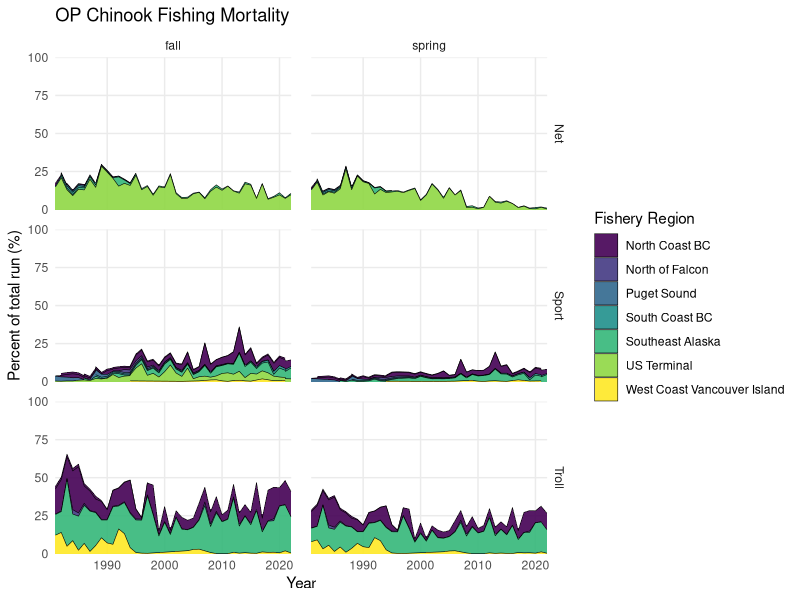
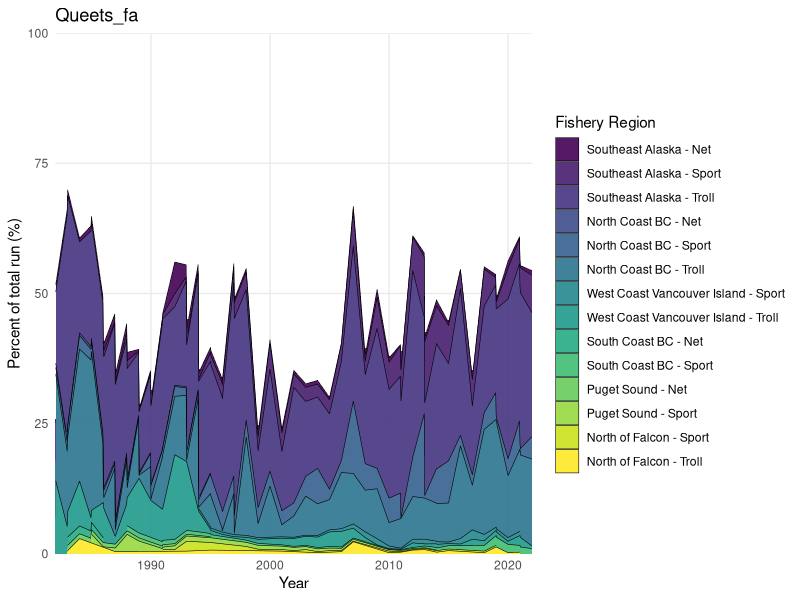
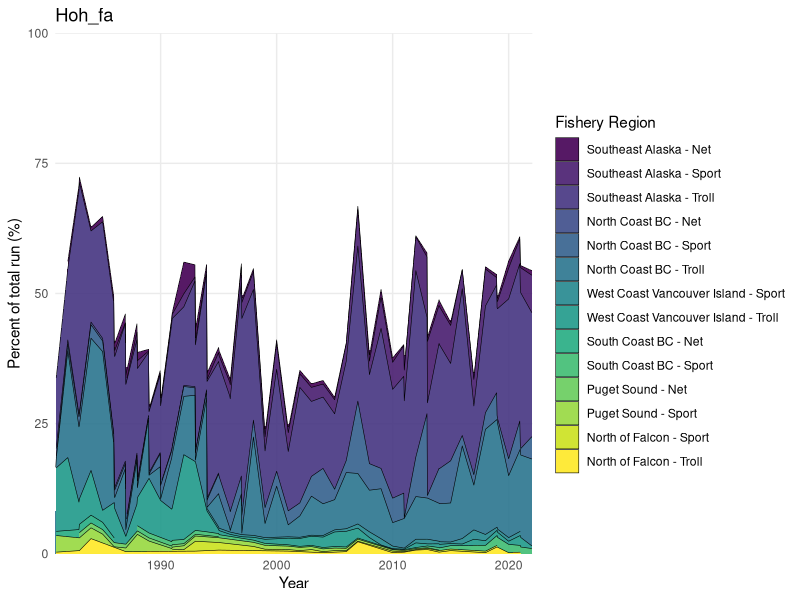
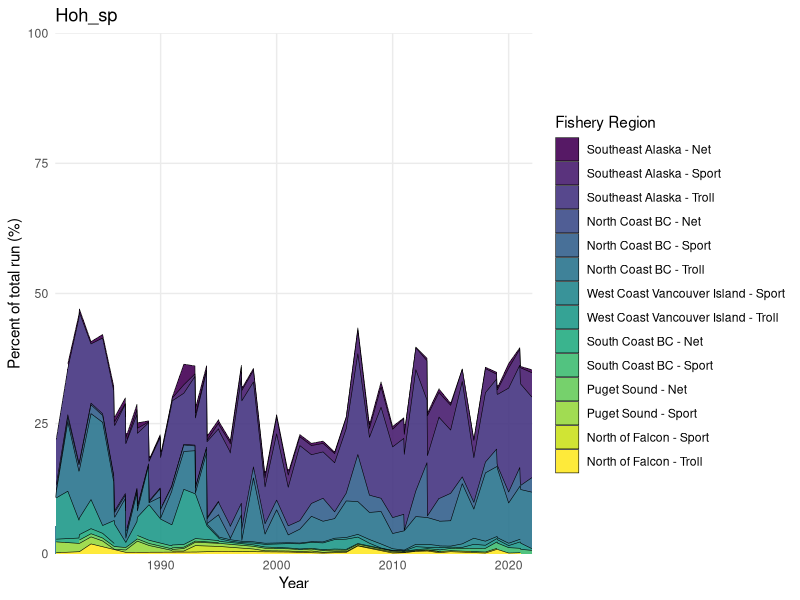
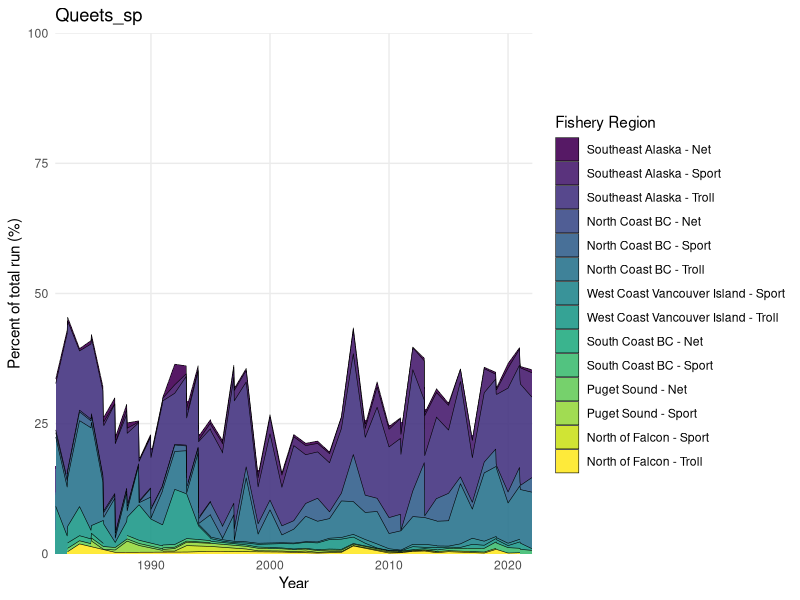
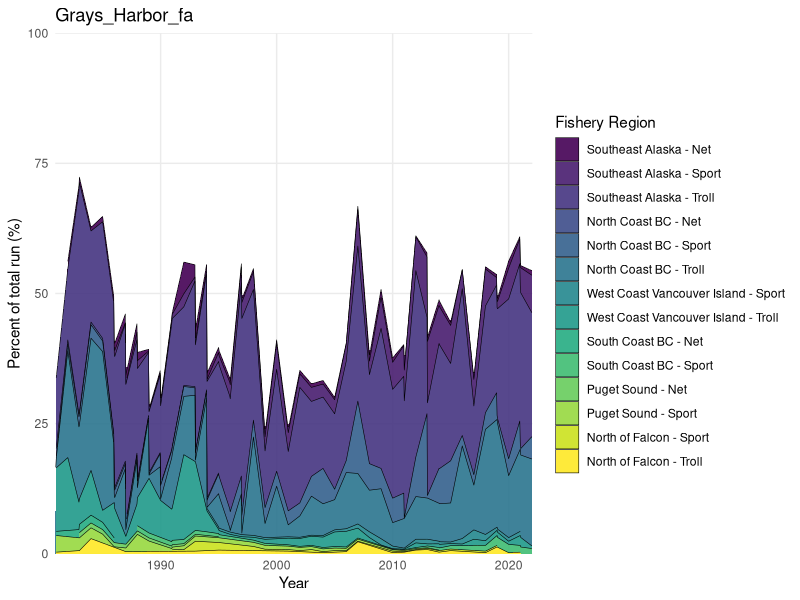
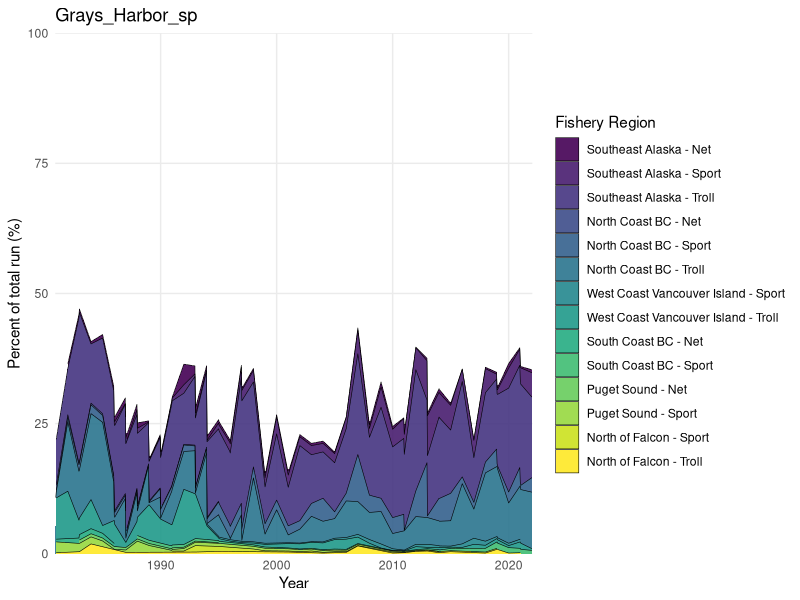
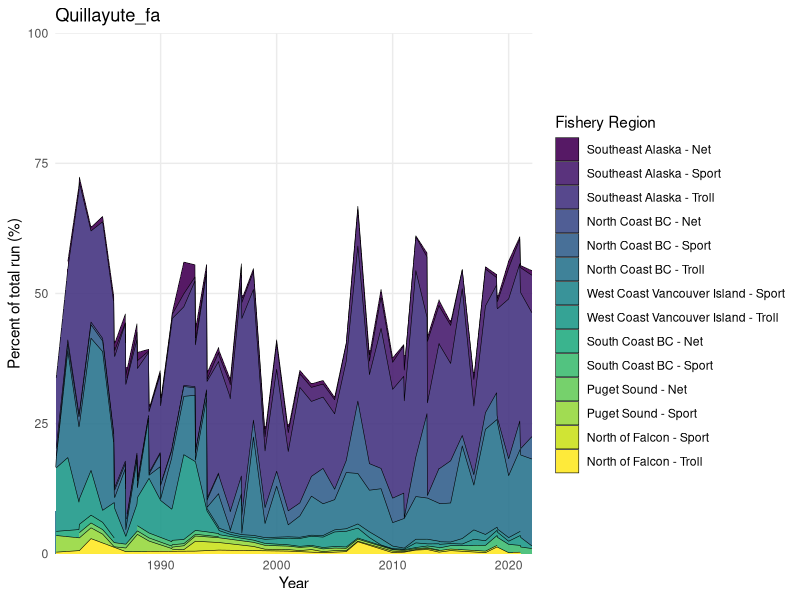

These figures' R source, in order: (Note: this script raises an error after producing the figures.)
library(tidyverse)
library(here)
library(readxl)
library(viridis)

# columns are the region_ either: n=Net, s=Sport, t=Troll.
col_index <- which(names(data) == "er")
col_index

data <- readxl::read_excel("data/PSTChinookCWT_data_April18_2025.xlsx") %>%
  filter(region == "OP")
 

total_run_df<-data %>%  
  dplyr::select( year,population,region,total_run)

catch_distributions <- data %>%
  dplyr::select(c(1:39)) %>%
  gather(4:ncol(.), key = "fishery_region", value = "percent_mort") %>%
  dplyr::mutate(percent_mort = as.numeric(percent_mort)) %>%
  # check these with will.... only want to remove things that represent duplicate mortality
  # leave in terminal fishing?? 
  filter(!fishery_region %in% c("US_is_tot",
                        "nbc_is_tot",
                        "aabm_tot",
                        "sbc_is_tot", 
                        "esc_pct",
                        "er", #   Exploitation rate 
                        "term_tot"
                        ))



# OP individual runs =====
## Seperated by Fishery Region ==== 
OP_individ_run_fish <- catch_distributions %>%
  filter(region == "OP") %>% 
  # filter(population %in% c("Quillayute_fa","Queets_fa","Hoh_fa","Hoh_sp","Queets_sp")) %>% # include Grays harbor
  dplyr::mutate(run = case_when(str_ends(population, "_fa") ~ "Fall",
                                   str_ends(population, "_sp") ~ "Spring",
                                   TRUE ~ "NA")) %>% 
  # left_join(total_run_df) %>% 
  # dplyr::mutate(total_run = as.numeric(total_run),
  #               number_mort = total_run*percent_mort) %>%
  # group_by(year, region, population,season, fishery_region) %>%
  # dplyr::summarise(total_mort = sum(number_mort),
  #                  total_run = sum(total_run)) %>% 
  dplyr::mutate(#percent_mort = total_mort/total_run,
                gear = case_when(
                  str_ends(fishery_region, "_t") ~ "Troll",
                  str_ends(fishery_region, "_n") ~ "Net",
                  str_ends(fishery_region, "_s") ~ "Sport",
                  TRUE                           ~ "NA"),
                broad_region = case_when(
                  # Alaska
                  str_detect(fishery_region, "^seak")     ~ "Southeast Alaska",
                  str_detect(fishery_region, "^ak_term")  ~ "Alaska Terminal",
                  
                  # Canada
                  str_detect(fishery_region, "^wcvi")     ~ "West Coast Vancouver Island",
                  str_detect(fishery_region, "^nbc")      ~ "North Coast BC",
                  str_detect(fishery_region, "^sbc")      ~ "South Coast BC",
                  str_detect(fishery_region, "^can_term") ~ "Canada Terminal",
                  
                  # South of Falcon (US)
                  str_detect(fishery_region, "^sfalc")    ~ "South of Falcon",
                  str_detect(fishery_region, "^nfalc")    ~ "North of Falcon",
                  str_detect(fishery_region, "^wac")      ~ "Washington Coast",
                  str_detect(fishery_region, "^PS")       ~ "Puget Sound",
                  str_detect(fishery_region, "^US_term")  ~ "US Terminal",
                  
                  # Other
                  fishery_region == "stray"               ~ "Stray",
                  TRUE                                    ~ "NA"),
            
                # Create better labels
                fishery_label = case_when(
                  str_ends(fishery_region, "_t") ~ paste0(broad_region, " - Troll"),
                  str_ends(fishery_region, "_n") ~ paste0(broad_region, " - Net"),
                  str_ends(fishery_region, "_s") ~ paste0(broad_region, " - Sport"),
                  fishery_region == "stray"      ~ "Stray",
                  TRUE                           ~ fishery_region
                ),
                fishery_label = factor(fishery_label, levels = c(
                
                  "Southeast Alaska - Net", 
                  "Southeast Alaska - Sport",
                  "Southeast Alaska - Troll",
                  # "Alaska Terminal",
                  
                  "North Coast BC - Net",
                  "North Coast BC - Sport",
                  "North Coast BC - Troll",
                  
                  "West Coast Vancouver Island - Sport",
                  "West Coast Vancouver Island - Troll",
                  
                  "South Coast BC - Net",
                  "South Coast BC - Sport",
                  "South Coast BC - Troll",
                  
                  # "Canada Terminal",
                  
                  "Puget Sound - Net",  
                  "Puget Sound - Sport",  
                  
                  "Washington Coast - Net",
                  
                  "North of Falcon - Sport", 
                  "North of Falcon - Troll", 
                  
                  "South of Falcon - Sport",
                  "South of Falcon - Troll" 
                  # "US Terminal",
                  # "Stray",
                  # "NA"
                ))) %>%
  filter(!is.na(fishery_label))

## run a loop to make the plot for each river because itll be easier to see =====
op_pops <- unique(OP_individ_run_fish$population)
plot_list <- list()

for (i in 1:length(op_pops)) {
  name <- op_pops[[i]]
  
  plot_list[[i]] <- ggplot(OP_individ_run_fish %>% filter( population == name,
                                                           !is.na(gear), 
                                                           !gear == "NA", 
                                                           !percent_mort ==0),
                           aes(x = year,
                               y = percent_mort,
                               group = fishery_label,   # preserves original %s
                               fill  = fishery_label )) +
    geom_area(color = "black", size = 0.2, alpha = 0.9) +
    # facet_grid(gear~ season) +
    scale_y_continuous(
      limits = c(0, 100),
      expand = c(0, 0),
      name = "Percent of total run (%)"
    ) +
    scale_x_continuous(
      name = "Year",
      expand = c(0, 0)
    ) +
    labs(fill = "Fishery Region", title = paste0(name)) +
    theme_minimal() +
    theme(
      panel.grid.minor = element_blank(),
      panel.spacing = unit(1, "lines")
    ) + 
    scale_fill_viridis_d()
}

for(i in seq_along(plot_list)) {
  name = op_pops[[i]]
  ggsave(paste0("output/plots/OP_Chinook_Regions_", name, ".jpeg"),
         plot = plot_list[[i]], 
         width = 8, height = 6)
}



# OP ======= 
Oly_Pen_fish <- catch_distributions %>%
  filter(region == "OP") %>% 
  # filter(population %in% c("Quillayute_fa","Queets_fa","Hoh_fa","Hoh_sp","Queets_sp")) %>% # include Grays harbor
  dplyr::mutate(season = case_when(str_ends(population, "_fa") ~ "fall",
                                   str_ends(population, "_sp") ~ "spring",
                                   TRUE ~ "NA")) %>%
  # left_join(data %>% select( year,population,region,total_run)) %>%
  left_join(total_run_df) %>% 
  dplyr::mutate(total_run = as.numeric(total_run),
                number_mort = total_run*percent_mort) %>%
  group_by(year, region, season, fishery_region) %>%
  dplyr::summarise(total_mort = sum(number_mort),
                   total_run = sum(total_run)) %>% 
  dplyr::mutate(percent_mort = total_mort/total_run,
                gear = case_when(
                  str_ends(fishery_region, "_t") ~ "Troll",
                  str_ends(fishery_region, "_n") ~ "Net",
                  str_ends(fishery_region, "_s") ~ "Sport",
                  # fishery_region == "stray"      ~ "stray",
                  TRUE                           ~ "NA"),
                broad_region = case_when(
                  # Alaska
                  str_detect(fishery_region, "^seak")     ~ "Southeast Alaska",
                  str_detect(fishery_region, "^ak_term")  ~ "Alaska Terminal",
                  
                  # Canada
                  str_detect(fishery_region, "^wcvi")     ~ "West Coast Vancouver Island",
                  str_detect(fishery_region, "^nbc")      ~ "North Coast BC",
                  str_detect(fishery_region, "^sbc")      ~ "South Coast BC",
                  str_detect(fishery_region, "^can_term") ~ "Canada Terminal",
                  
                  # South of Falcon (US)
                  str_detect(fishery_region, "^sfalc")    ~ "South of Falcon",
                  str_detect(fishery_region, "^nfalc")    ~ "North of Falcon",
                  str_detect(fishery_region, "^wac")      ~ "Washington Coast",
                  str_detect(fishery_region, "^PS")       ~ "Puget Sound",
                  str_detect(fishery_region, "^US_term")  ~ "US Terminal",
                  
                  # Other
                  fishery_region == "stray"               ~ "Stray",
                  TRUE                                    ~ "NA"))


OP_FM <- ggplot(Oly_Pen_fish %>% filter(!is.na(gear), !gear == "NA", !percent_mort ==0),
                aes(x = year,
                    y = percent_mort,
                    group = fishery_region,   # preserves original %s
                    fill  = broad_region )) +
  geom_area(color = "black", size = 0.2, alpha = 0.9) +
  facet_grid(gear~ season) +
  scale_y_continuous(
    limits = c(0, 100),
    expand = c(0, 0),
    name = "Percent of total run (%)"
  ) +
  scale_x_continuous(
    name = "Year",
    expand = c(0, 0)
  ) +
  labs(fill = "Fishery Region", title = "OP Chinook Fishing Mortality") +
  theme_minimal() +
  theme(
    panel.grid.minor = element_blank(),
    panel.spacing = unit(1, "lines")
  ) + 
  scale_fill_viridis_d()

OP_FM
ggsave("plots/OP_Chinook_FishingMortality.jpeg", width = 8, height = 6)


# Northern OR Coast ======
N_OR_fish <- catch_distributions %>% 
  filter(region == "OC") %>% 
  # left_join(data %>% select( year,population,region,total_run)) %>%
  left_join(total_run_df) %>% 
  dplyr::mutate(total_run = as.numeric(total_run),
                number_mort = total_run*percent_mort) %>%
  group_by(year, region, fishery_region) %>%
  dplyr::summarise(total_mort = sum(number_mort),
                   total_run = sum(total_run)) %>% 
  dplyr::mutate(percent_mort = total_mort/total_run,
                gear = case_when(
                  str_ends(fishery_region, "_t") ~ "Troll",
                  str_ends(fishery_region, "_n") ~ "Net",
                  str_ends(fishery_region, "_s") ~ "Sport",
                  # fishery_region == "stray"      ~ "stray",
                  TRUE                           ~ "NA"),
                broad_region = case_when(
                  # Alaska
                  str_detect(fishery_region, "^seak")     ~ "Southeast Alaska",
                  str_detect(fishery_region, "^ak_term")  ~ "Alaska Terminal",
                  
                  # Canada
                  str_detect(fishery_region, "^wcvi")     ~ "West Coast Vancouver Island",
                  str_detect(fishery_region, "^nbc")      ~ "North Coast BC",
                  str_detect(fishery_region, "^sbc")      ~ "South Coast BC",
                  str_detect(fishery_region, "^can_term") ~ "Canada Terminal",
                  
                  # South of Falcon (US)
                  str_detect(fishery_region, "^sfalc")    ~ "South of Falcon",
                  str_detect(fishery_region, "^nfalc")    ~ "North of Falcon",
                  str_detect(fishery_region, "^wac")      ~ "Washington Coast",
                  str_detect(fishery_region, "^PS")       ~ "Puget Sound",
                  str_detect(fishery_region, "^US_term")  ~ "US Terminal",
                  
                  # Other
                  fishery_region == "stray"               ~ "Stray",
                  TRUE                                    ~ "NA"))

N_OR_FM <- ggplot(N_OR_fish %>% filter(!is.na(gear), 
                                       !gear == "NA", 
                                       !percent_mort ==0),
                aes(x = year,
                    y = percent_mort,
                    group = fishery_region,   # preserves original %s
                    fill  = broad_region )) +
  geom_area(color = "black", size = 0.2, alpha = 0.9) +
  facet_grid( ~ gear) +
  scale_y_continuous(
    limits = c(0, 100),
    expand = c(0, 0),
    name = "Percent of total run (%)"
  ) +
  scale_x_continuous(
    name = "Year",
    expand = c(0, 0)
  ) +
  labs(fill = "Fishery Region", title = "N OR Chinook Fishing Mortality") +
  theme_minimal() +
  theme(
    panel.grid.minor = element_blank(),
    panel.spacing = unit(1, "lines")
  ) + 
  scale_fill_viridis_d()

N_OR_FM
ggsave("plots/NOR_Chinook_FishingMortality.jpeg", width = 8, height = 6)

# Nisqually ======= 
Nisqually_fish <- catch_distributions %>%
  filter(population == "Nisqually") %>% 
  # filter(population %in% c("Quillayute_fa","Queets_fa","Hoh_fa","Hoh_sp","Queets_sp")) %>% # include Grays harbor
  # dplyr::mutate(season = case_when(str_ends(population, "_fa") ~ "fall",
  #                                  str_ends(population, "_sp") ~ "spring",
  #                                  TRUE ~ "NA")) %>%
  # left_join(data %>% select( year,population,region,total_run)) %>%
  # left_join(total_run_df) %>% 
  # dplyr::mutate(total_run = as.numeric(total_run),
  #               number_mort = total_run*percent_mort) %>%
  # group_by(year, region, season, fishery_region) %>%
  # dplyr::summarise(total_mort = sum(number_mort),
  #                  total_run = sum(total_run)) %>% 
  dplyr::mutate(#percent_mort = total_mort/total_run,
    gear = case_when(
      str_ends(fishery_region, "_t") ~ "Troll",
      str_ends(fishery_region, "_n") ~ "Net",
      str_ends(fishery_region, "_s") ~ "Sport",
      # fishery_region == "stray"      ~ "stray",
      TRUE                           ~ "NA"),
    broad_region = case_when(
      # Alaska
      str_detect(fishery_region, "^seak")     ~ "Southeast Alaska",
      str_detect(fishery_region, "^ak_term")  ~ "Alaska Terminal",
      
      # Canada
      str_detect(fishery_region, "^wcvi")     ~ "West Coast Vancouver Island",
      str_detect(fishery_region, "^nbc")      ~ "North Coast BC",
      str_detect(fishery_region, "^sbc")      ~ "South Coast BC",
      str_detect(fishery_region, "^can_term") ~ "Canada Terminal",
      
      # South of Falcon (US)
      str_detect(fishery_region, "^sfalc")    ~ "South of Falcon",
      str_detect(fishery_region, "^nfalc")    ~ "North of Falcon",
      str_detect(fishery_region, "^wac")      ~ "Washington Coast",
      str_detect(fishery_region, "^PS")       ~ "Puget Sound",
      str_detect(fishery_region, "^US_term")  ~ "US Terminal",
      
      # Other
      fishery_region == "stray"               ~ "Stray",
      TRUE                                    ~ "NA"))


Nisqually_FM <- ggplot(Nisqually_fish %>% filter(!is.na(gear),
                                                 !gear == "NA", 
                                                 !percent_mort ==0),
                       aes(x = year,
                           y = percent_mort,
                           #group = gear#,   # preserves original %s 
                           fill  = fishery_region 
                       )) +
  geom_area(color = "black", size = 0.2, alpha = 0.9) +
  # facet_grid( ~ gear) +
  # scale_y_continuous(
  #   limits = c(0, 100),
  #   expand = c(0, 0),
  #   name = "Percent of total run (%)"
  # ) +
  # scale_x_continuous(
  #   name = "Year",
  #   expand = c(0, 0)
  # ) +
  labs(fill = "Fishery Region", title = "Nisqually Chinook Fishing Mortality") +
  theme_minimal() +
  theme(
    panel.grid.minor = element_blank(),
    panel.spacing = unit(1, "lines")
  ) + 
  scale_fill_viridis_d()

Nisqually_FM
ggsave("plots/Nisqually_Chinook_FishingMortality.jpeg", width = 8, height = 6)



Nisqually_FM <- ggplot(Nisqually_fish %>% filter(!is.na(gear),
                                                 !gear == "NA", 
                                                 !percent_mort ==0),
                       aes(x = year,
                           y = percent_mort,
                           #group = gear#,   # preserves original %s 
                           fill  = broad_region 
                       )) +
  geom_area(color = "black", size = 0.2, alpha = 0.9) +
  facet_grid( ~ gear) +
  # scale_y_continuous(
  #   limits = c(0, 100),
  #   expand = c(0, 0),
  #   name = "Percent of total run (%)"
  # ) +
  # scale_x_continuous(
  #   name = "Year",
  #   expand = c(0, 0)
  # ) +
  labs(fill = "Fishery Region", title = "Nisqually Chinook Fishing Mortality") +
  theme_minimal() +
  theme(
    panel.grid.minor = element_blank(),
    panel.spacing = unit(1, "lines")
  ) + 
  scale_fill_viridis_d()

Nisqually_FM
ggsave("plots/Nisqually_Chinook_FishingMortality_gear.jpeg", width = 8, height = 6)
